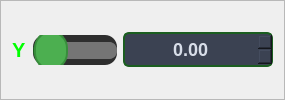
                    <widget class="QFrame" name="frame_Y">
                     <property name="frameShape">
                      <enum>QFrame::StyledPanel</enum>
                     </property>
                     <property name="frameShadow">
                      <enum>QFrame::Raised</enum>
                     </property>
                     <layout class="QHBoxLayout" name="horizontalLayout_4">
                      <item>
                       <widget class="QLabel" name="label_2">
                        <property name="font">
                         <font>
                          <pointsize>15</pointsize>
                          <weight>75</weight>
                          <bold>true</bold>
                         </font>
                        </property>
                        <property name="styleSheet">
                         <string notr="true">QLabel#label_2 {
    color: #00FF00; /* Mengubah warna teks menjadi putih */
}
</string>
                        </property>
                        <property name="text">
                         <string>Y</string>
                        </property>
                       </widget>
                      </item>
                      <item>
                       <widget class="QSlider" name="horizontalSlider_Y">
                        <property name="font">
                         <font>
                          <pointsize>15</pointsize>
                         </font>
                        </property>
                        <property name="styleSheet">
                         <string notr="true">QSlider#horizontalSlider_Y {
    background-color: #2E2E2E; /* Latar belakang slider */
    border-radius: 12px; /* Membuat sudut melengkung pada slider */
    height: 30px; /* Menambah tinggi keseluruhan slider untuk membuatnya lebih tebal */
}

QSlider#horizontalSlider_Y::groove:horizontal {
    border: 1px solid #666; /* Border untuk jalur slider */
    background: #3A3A3A; /* Latar belakang jalur slider */
    height: 15px; /* Membuat jalur slider lebih tebal */
    border-radius: 8px; /* Sudut melengkung pada jalur */
}

QSlider#horizontalSlider_Y::handle:horizontal {
    background: #4CAF50; /* Warna handle (knob) */
    border: 2px solid #388E3C; /* Border di sekitar handle */
    width: 30px; /* Lebar handle lebih besar */
    height: 30px; /* Tinggi handle lebih besar */
    border-radius: 17px; /* Sudut melengkung pada handle untuk membuatnya bulat */
    margin: -12px 0; /* Membuat handle lebih besar dari jalur */
}

QSlider#horizontalSlider_Y::sub-page:horizontal {
    background: #1B5E20; /* Warna bagian yang sudah terisi */
    border-radius: 8px; /* Sudut melengkung */
}

QSlider#horizontalSlider_Y::add-page:horizontal {
    background: #757575; /* Warna bagian yang belum terisi */
    border-radius: 8px; /* Sudut melengkung */
}
</string>
                        </property>
                        <property name="orientation">
                         <enum>Qt::Horizontal</enum>
                        </property>
                       </widget>
                      </item>
                      <item>
                       <widget class="QDoubleSpinBox" name="doubleSpinBox_Y">
                        <property name="sizePolicy">
                         <sizepolicy hsizetype="Fixed" vsizetype="Fixed">
                          <horstretch>0</horstretch>
                          <verstretch>0</verstretch>
                         </sizepolicy>
                        </property>
                        <property name="minimumSize">
                         <size>
                          <width>150</width>
                          <height>0</height>
                         </size>
                        </property>
                        <property name="font">
                         <font>
                          <pointsize>-1</pointsize>
                          <weight>75</weight>
                          <bold>true</bold>
                         </font>
                        </property>
                        <property name="styleSheet">
                         <string notr="true">QDoubleSpinBox {
    background-color: #3B4252; /* Warna latar belakang */
    color: #D8DEE9; /* Warna teks */
    border: 2px solid #1B5E20; /* Warna border */
    border-radius: 6px; /* Sudut melengkung */
    font-size: 18px; /* Ukuran font */
    font-weight: bold; /* Membuat teks bold */
    padding: 4px 8px; /* Padding dalam */
    selection-background-color: #81A1C1; /* Warna seleksi */
    selection-color: #2E3440; /* Warna teks saat diseleksi */
}

/* Efek hover */
QDoubleSpinBox:hover {
    border: 2px solid #81A1C1;
}

/* Efek saat aktif (focus) */
QDoubleSpinBox:focus {
    border: 2px solid #88C0D0;
    background-color: #434C5E;
}
</string>
                        </property>
                        <property name="alignment">
                         <set>Qt::AlignCenter</set>
                        </property>
                       </widget>
                      </item>
                     </layout>
                    </widget>
